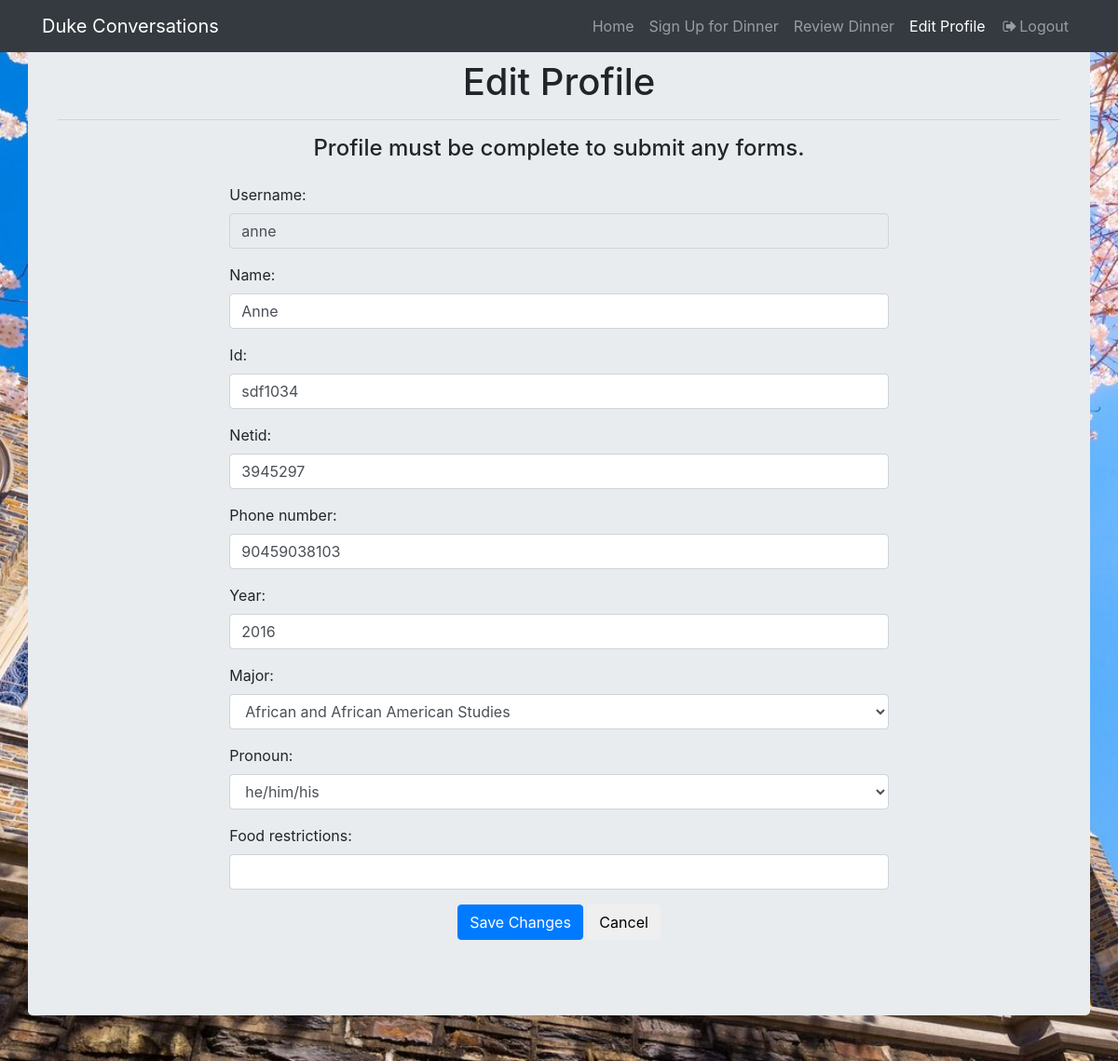
The page /edit (signed in) on the database as committed earlier.
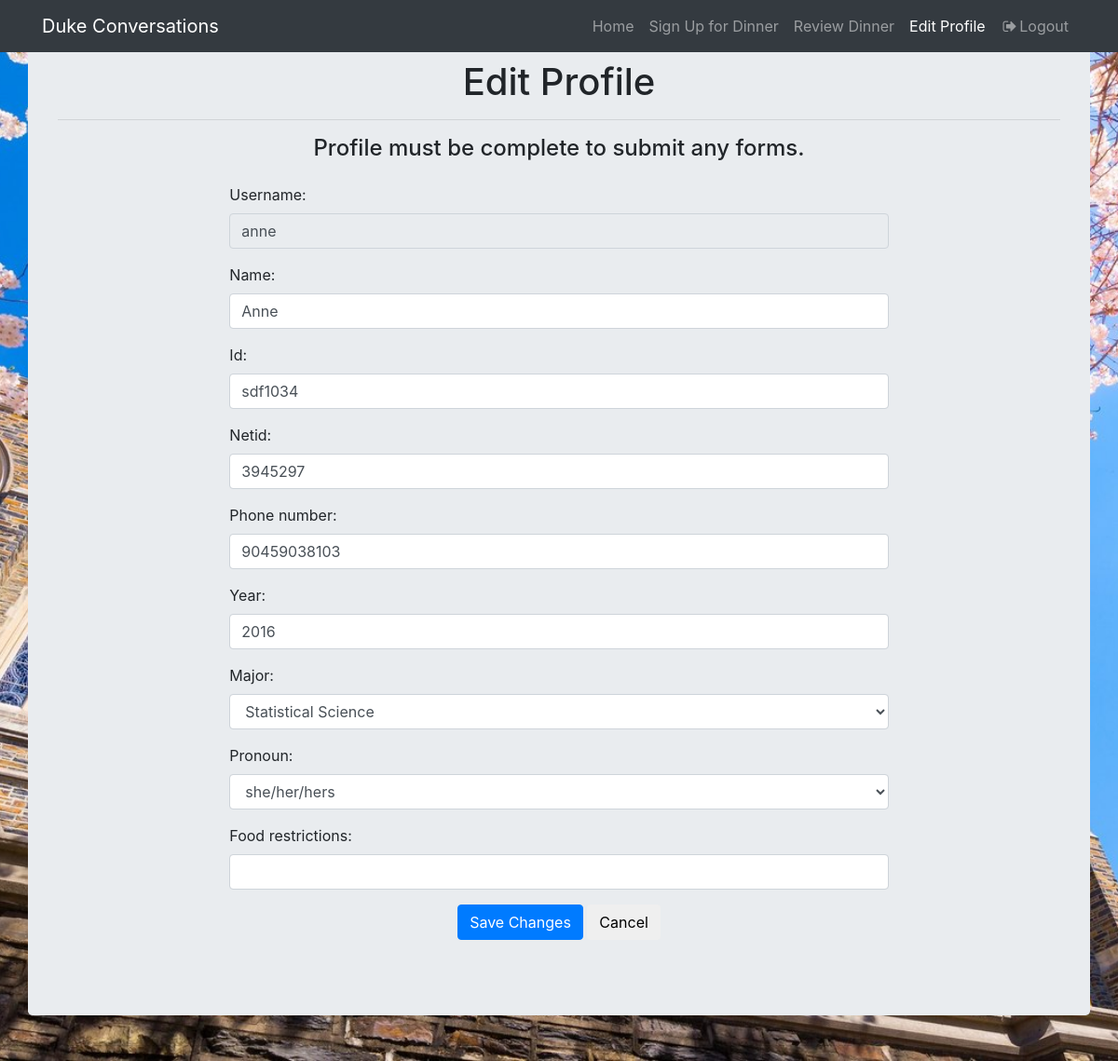
The same page on the database as committed later.
### app/models.py (models this page shows, shortened)
class Student(models.Model):
	majors = (
		("1", "African and African American Studies"),
		("2", "Art History"),
		("3", "Asian and Middel Eastern Studies"),
		("4", "Biology"),
		("5", "Biomedical Engineering"),
		("6", "Biophysics"),
		("7", "Brazilian and Global Portuguese Studies"),
		("8", "Chemistry"),
		("9", "Civil Engineering"),
		("10", "Classical Civilization"),
		("11", "Classical Languages"),
		("12", "Computer Science"),
		("13", "Cultural Anthropology"),
		("14", "Dance"),
		("15", "Earth and Ocean Sciences"),
		("16", "Economics"),
		("17", "Electrical and Computer Engineering"),
		("18", "English"),
		("19", "Environmental Engineering"),
		("20", "Environmental Sciences"),
		("21", "Environmental Sciences and Policy"),
		("22", "Evolutionary Anthropology"),
		("23", "French Studies"),
		("24", "Gender, Sexuality, and Feminist Studies"),
		("25", "German"),
		("26", "Global Cultural Studies"),
		("27", "Global Health"),
		("28", "History"),
		("29", "Interdepartmental Major"),
		("30", "International Comparative Studies"),
		("31", "Italian Studies"),
		("32", "Linguistics"),
		("33", "Mathematics"),
		("34", "Mechanical Engineering"),
		("35", "Medieval and Renaissance Studies"),
		("36", "Music"),
		("37", "Neuroscience"),
		("38", "Philosophy"),
		("39", "Physics"),
		("40", "Political Science"),
		("41", "Program II"),
		("42", "Psychology"),
		("43", "Public Policy Studies"),
		("44", "Religious Studies"),
		("45", "Romance Studies"),
		("46", "Russian"),
		("47", "Slavic and Eurasian Studies"),
		("48", "Sociology"),
		("49", "Spanish, Latin American, and Latino/a Studies"),
		("50", "Statistical Science"),
		("51", "Theater Studies"),
		("52", "Visual Arts"),
		("53", "Visual and Media Studies"),
		("54", "Undecided")
	)
	pronouns = (
		("1", "he/him/his"),
		("2", "she/her/hers"),
		("3", "they/them/theirs"),
		("4", "xe/xem/xyr"),
		("5", "other")
	)
	username = models.CharField(max_length = 70, primary_key = True)
	id = models.CharField(max_length = 7)
	name = models.CharField(max_length = 40)
	food_restrictions = models.CharField(max_length = 50, null = True, blank = True)
	netid = models.CharField(max_length = 7, unique = True)
	phone_number = models.IntegerField(unique = True)
	year = models.IntegerField()
	major = models. CharField(max_length = 2, choices = majors)
	pronoun = models.CharField(max_length = 1, choices = pronouns)

### app/views.py (the view)
# urls.py: url(r'^edit$', views.edit, name = 'edit'),
@login_required(login_url = '/login')
def edit(request):
	user = request.user.get_username()
	try:
		student = Student.objects.get(username = user)
	except ObjectDoesNotExist:
		student = None
	if request.method == "POST":
		form = accountInfo(request.POST, instance = student)
		form.fields['username'].widget.attrs['readonly'] = True
		if form.is_valid():
			form.save(commit=False)
			form.username = user
			form.save()
			return redirect('/home')
	else:
		form = accountInfo(initial={'username':user}, instance=student)
		form.fields['username'].widget.attrs['readonly'] = True
	return render(request, 'html_work/editprof.html', {'form': form, "user": user})

### app/forms.py
class accountInfo(forms.ModelForm):
	def __init__(self, *args, **kwargs):
		super(accountInfo, self).__init__(*args, **kwargs)
		majors = Student._meta.get_field('major').choices
		pronouns = Student._meta.get_field('pronoun').choices
		self.fields['major'].choices = majors
		self.fields['pronoun'].choices = pronouns
		for field in self.fields:
			self.fields[field].widget.attrs.update({'class' : 'form-control'})
	class Meta:
		model = Student
		fields = ('username', 'name', 'id', 'netid', 'phone_number', 'year', 'major', 'pronoun', 'food_restrictions')
		widgets = {
            'username': forms.TextInput(attrs={'class': 'form-control'}),
            'name': forms.TextInput(attrs={'class': 'form-control'}),
			'id': forms.TextInput(attrs={'class': 'form-control'}),
            'netid': forms.TextInput(attrs={'class': 'form-control'}),
			'phone_number': forms.TextInput(attrs={'class': 'form-control'}),
            'year': forms.TextInput(attrs={'class': 'form-control'}),
			'major': forms.Select(attrs={'class': 'form-control'}),
            'pronoun': forms.Select(attrs={'class': 'form-control'}),
			'food_restrictions': forms.TextInput(attrs={'class': 'form-control'})
		}

### app/templates/html_work/editprof.html (shortened to what this page needs)
<!DOCTYPE html>
{% load static %}
<html lang="en">
  <head>
    <link rel="stylesheet" href={% static "vendor/bootstrap/css/bootstrap.min.css" %}>
    <link rel="stylesheet" href={% static "css/full.css" %}>
    <link rel="stylesheet" type="text/css" href={% static "vendor/font-awesome/css/font-awesome.min.css" %}>
  </head>
  <body>
    <nav class="navbar navbar-expand-lg navbar-dark bg-dark fixed-top">
      <div class="container">
        <a class="navbar-brand" href="home">Duke Conversations</a>
        <div class="collapse navbar-collapse" id="navbarResponsive">
          <ul class="navbar-nav ml-auto">
            <li class="nav-item">
              <a class="nav-link" href="home">Home
              </a>
            </li>
            <li class="nav-item">
              <a class="nav-link" href="register">Sign Up for Dinner</a>
            </li>
            <li class="nav-item">
              <a class="nav-link" href="review">Review Dinner</a>
            </li>
            <li class="nav-item">
              <a class="nav-link active" href="edit">Edit Profile</a>
            </li>
            <li class="nav-item">
          <a class="nav-link" data-toggle="modal" data-target="#exampleModal" href="logout">
            <i class="fa fa-fw fa-sign-out"></i>Logout</a>
        </li>
          </ul>
        </div>
      </div>
    </nav>
<div class="container jumbotron">
    <h1 class="text-center">Edit Profile</h1>
    <hr>
  <div class="row">
      <div class="col-md-2">
      </div>
      <div class="col-md-8 personal-info">
        <h4 class="text-center" style="padding: 0 0 15px 0">Profile must be complete to submit any forms. </h4>
          <form class="form-group" action="" method='POST'> {% csrf_token %}
           {{ form.as_p }}
      <div class="text-center col-md-12">
              <button type="submit" class="btn btn-primary"  href="confirm">Save Changes</button>
              <button class="btn btn-default" href="home"> Cancel</button>
            </div>
          </form>
<div class="col-md-2">
      </div>
</div>
          <div class="form-group">
            <label class="col-md-3 control-label"></label>
          </div>
      </div>
  </div>
<hr>
  </body>
</html>

### app/static/css/full.css (style rules this page uses)
body { background: url('dukechapel.jpg') no-repeat center center fixed; -webkit-background-size: cover; -moz-background-size: cover; background-size: cover; -o-background-size: cover; }

Rows that differ between the two databases and show on the page:
changed Student "Anne": major "African and African American Studies" → "Statistical Science"; pronoun "he/him/his" → "she/her/hers"
